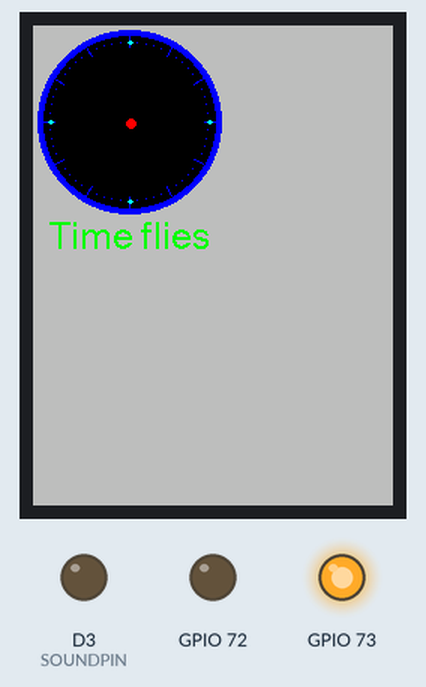
A sketch run on a simulated ESP8266 (NodeMCU). Parts: 240×320 colour display, output pins drawn as LEDs (lit = HIGH).

Above: at 2.0 s.
At 11.0 s:
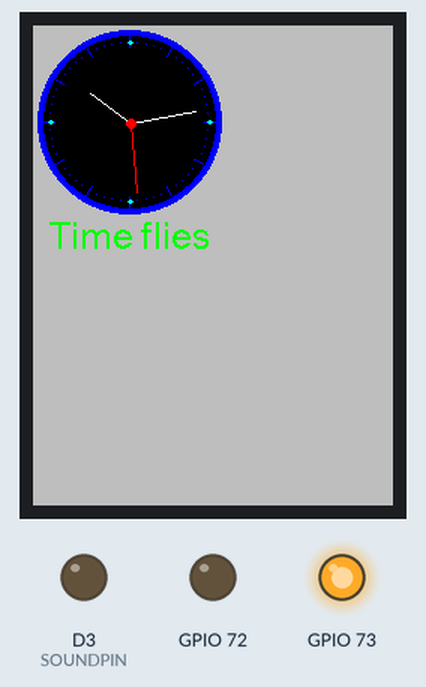
At 15.1 s:
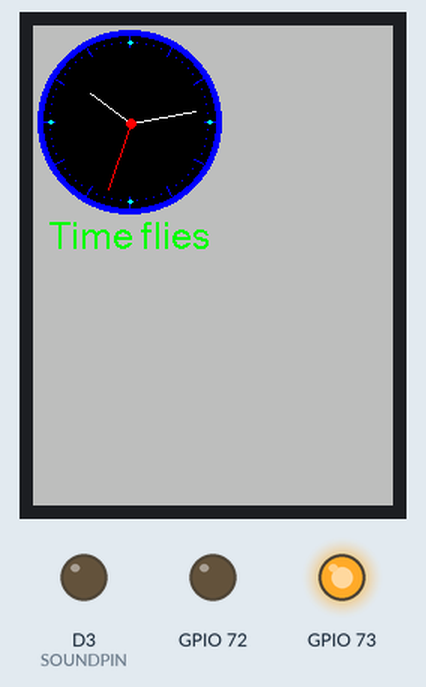
At 21.1 s:
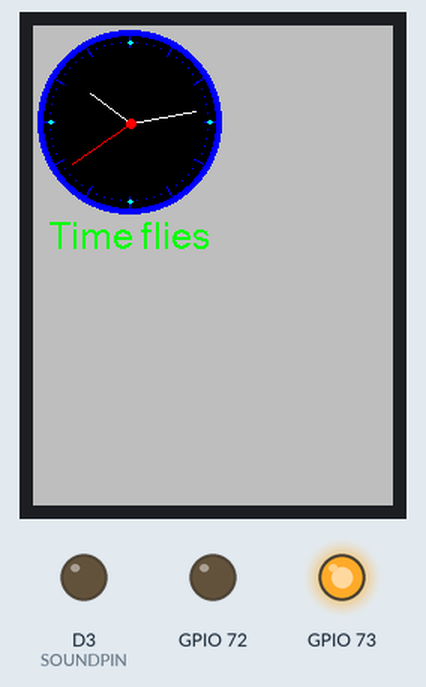
At 29.1 s:
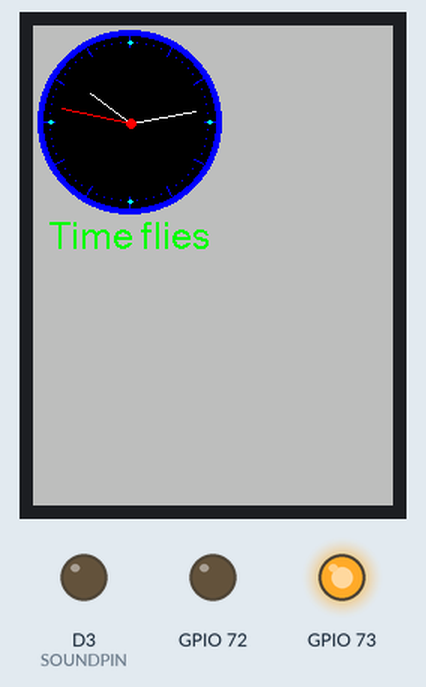
At 38.1 s:
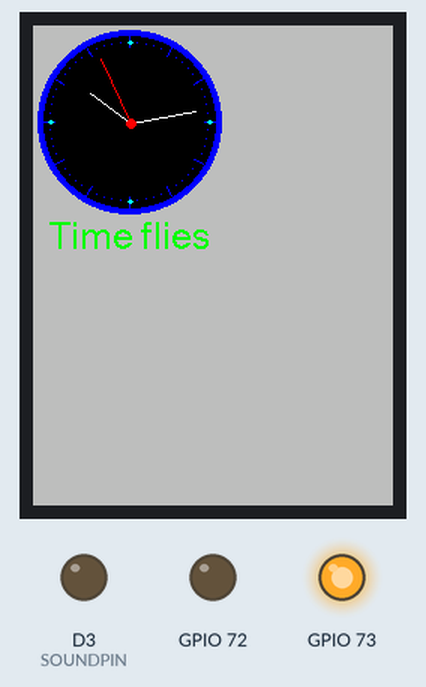

The sketch:

TFT_Clock.ino
```cpp
/*
 An example analogue clock using a TFT LCD screen to show the time
 use of some of the drawing commands with the ST7735 library.

 For a more accurate clock, it would be better to use the RTClib library.
 But this is just a demo.

 Uses compile time to set the time so a reset will start with the compile time again

 Gilchrist 6/2/2014 1.0
 Updated by Bodmer
 Ported for ESPboy by Jicehel
 */

#include "ESPboyInit.h"

ESPboyInit myESPboy;       // Invoke custom library

#define TFT_GREY 0xBDF7

float sx = 0, sy = 1, mx = 1, my = 0, hx = -1, hy = 0;    // Saved H, M, S x & y multipliers
float sdeg=0, mdeg=0, hdeg=0;
uint16_t osx=64, osy=64, omx=64, omy=64, ohx=64, ohy=64;  // Saved H, M, S x & y coords
uint16_t x0=0, x1=0, yy0=0, yy1=0;
uint32_t targetTime = 0;                    // for next 1 second timeout

static uint8_t conv2d(const char* p) {
  uint8_t v = 0;
  if ('0' <= *p && *p <= '9')
    v = *p - '0';
  return 10 * v + *++p - '0';
}

uint8_t hh=conv2d(__TIME__), mm=conv2d(__TIME__+3), ss=conv2d(__TIME__+6);  // Get H, M, S from compile time

boolean initial = 1;

void setup(void) {
  //Set up the display
  myESPboy.begin("ESPBoy clock");
  myESPboy.tft.fillScreen(TFT_GREY);
  myESPboy.tft.setTextColor(TFT_GREEN, TFT_GREY);  // Adding a black background colour erases previous text automatically

  // Draw clock face
  myESPboy.tft.fillCircle(64, 64, 61, TFT_BLUE);
  myESPboy.tft.fillCircle(64, 64, 57, TFT_BLACK);

  // Draw 12 lines
  for(int i = 0; i<360; i+= 30) {
    sx = cos((i-90)*0.0174532925);
    sy = sin((i-90)*0.0174532925);
    x0 = sx*57+64;
    yy0 = sy*57+64;
    x1 = sx*50+64;
    yy1 = sy*50+64;

    myESPboy.tft.drawLine(x0, yy0, x1, yy1, TFT_BLUE);
  }

  // Draw 60 dots
  for(int i = 0; i<360; i+= 6) {
    sx = cos((i-90)*0.0174532925);
    sy = sin((i-90)*0.0174532925);
    x0 = sx*53+64;
    yy0 = sy*53+64;

    myESPboy.tft.drawPixel(x0, yy0, TFT_BLUE);
    if(i==0 || i==180) myESPboy.tft.fillCircle(x0, yy0, 1, TFT_CYAN);
    if(i==0 || i==180) myESPboy.tft.fillCircle(x0+1, yy0, 1, TFT_CYAN);
    if(i==90 || i==270) myESPboy.tft.fillCircle(x0, yy0, 1, TFT_CYAN);
    if(i==90 || i==270) myESPboy.tft.fillCircle(x0+1, yy0, 1, TFT_CYAN);
  }

  myESPboy.tft.fillCircle(65, 65, 3, TFT_RED);

  // Draw text at position 64,125 using fonts 4
  // Only font numbers 2,4,6,7 are valid. Font 6 only contains characters [space] 0 1 2 3 4 5 6 7 8 9 : . a p m
  // Font 7 is a 7 segment font and only contains characters [space] 0 1 2 3 4 5 6 7 8 9 : .
  myESPboy.tft.drawCentreString("Time flies",64,130,4);

  targetTime = millis() + 1000;
}

void loop() {
  if (targetTime < millis()) {
    targetTime = millis()+1000;
    ss++;              // Advance second
    if (ss==60) {
      ss=0;
      mm++;            // Advance minute
      if(mm>59) {
        mm=0;
        hh++;          // Advance hour
        if (hh>23) {
          hh=0;
        }
      }
    }

    // Pre-compute hand degrees, x & y coords for a fast screen update
    sdeg = ss*6;                  // 0-59 -> 0-354
    mdeg = mm*6+sdeg*0.01666667;  // 0-59 -> 0-360 - includes seconds
    hdeg = hh*30+mdeg*0.0833333;  // 0-11 -> 0-360 - includes minutes and seconds
    hx = cos((hdeg-90)*0.0174532925);
    hy = sin((hdeg-90)*0.0174532925);
    mx = cos((mdeg-90)*0.0174532925);
    my = sin((mdeg-90)*0.0174532925);
    sx = cos((sdeg-90)*0.0174532925);
    sy = sin((sdeg-90)*0.0174532925);

    if (ss==0 || initial) {
      initial = 0;
      // Erase hour and minute hand positions every minute
      myESPboy.tft.drawLine(ohx, ohy, 65, 65, TFT_BLACK);
      ohx = hx*33+65;
      ohy = hy*33+65;
      myESPboy.tft.drawLine(omx, omy, 65, 65, TFT_BLACK);
      omx = mx*44+65;
      omy = my*44+65;
    }

      // Redraw new hand positions, hour and minute hands not erased here to avoid flicker
      myESPboy.tft.drawLine(osx, osy, 65, 65, TFT_BLACK);
      myESPboy.tft.drawLine(ohx, ohy, 65, 65, TFT_WHITE);
      myESPboy.tft.drawLine(omx, omy, 65, 65, TFT_WHITE);
      osx = sx*47+65;
      osy = sy*47+65;
      myESPboy.tft.drawLine(osx, osy, 65, 65, TFT_RED);

    myESPboy.tft.fillCircle(65, 65, 3, TFT_RED);
  }
}
```

ESPboyInit.cpp
```cpp
/*
ESPboy_Init class
for www.ESPboy.com project by RomanS
https://hackaday.io/project/164830-espboy-games-iot-stem-for-education-fun
v1.0
*/

#include "ESPboyInit.h"

ESPboyInit::ESPboyInit(){};

void ESPboyInit::begin(char *appName) {
  Serial.begin(115200); //serial init
  WiFi.mode(WIFI_OFF); // to safe battery power

//DAC init and backlit off
  dac.begin(MCP4725address);
  delay (100);
  dac.setVoltage(0, false);

//mcp23017 init for buttons, LED LOCK and TFT Chip Select pins
  mcp.begin(MCP23017address);
  delay(100);

  for (int i=0;i<8;i++){
     mcp.pinMode(i, INPUT);
     mcp.pullUp(i, HIGH);}

//sound init and test
  pinMode(SOUNDPIN, OUTPUT);
  noPlayTone();

//LCD TFT init
  mcp.pinMode(CSTFTPIN, OUTPUT);
  mcp.digitalWrite(CSTFTPIN, LOW);
  tft.begin();
  delay(100);
  tft.setRotation(0);
  tft.fillScreen(TFT_BLACK);
  tft.setTextSize(1);
  tft.setTextColor(TFT_YELLOW);
  tft.drawString (appName, (128-(strlen(appName)*6))/2, 102);

//LCD backlit fading on
  for (uint16_t bcklt=300; bcklt<4095; bcklt+=30){
    dac.setVoltage(bcklt, false);
    delay(10);}

//clear TFT and backlit on high
  dac.setVoltage(4095, true);
  tft.fillScreen(TFT_BLACK);

//LED pin LOCK OFF
  mcp.pinMode(LEDLOCK, OUTPUT);
  mcp.digitalWrite(LEDLOCK, HIGH);
};


void ESPboyInit::playTone(uint16_t frq, uint16_t dur) { tone(SOUNDPIN, frq, dur); }
void ESPboyInit::playTone(uint16_t frq) { tone(SOUNDPIN, frq); }

void ESPboyInit::noPlayTone() { noTone(SOUNDPIN); }

uint8_t ESPboyInit::getKeys() { return (~mcp.readGPIOAB() & 255); }
```

ESPboyInit.h
```cpp
/*
ESPboy_Init class
for www.ESPboy.com project by RomanS
https://hackaday.io/project/164830-espboy-games-iot-stem-for-education-fun
v1.0
*/

#ifndef ESPboy_Init
#define ESPboy_Init

#include <Arduino.h>
#include <Adafruit_MCP23017.h> //to control buttons
#include <Adafruit_MCP4725.h>  //to control the LCD display backlit
#include <TFT_eSPI.h>          //to draw at LCD TFT
#include <ESP8266WiFi.h>       //to control WiFi

#include <FS.h>
using fs::FS;

#define MCP23017address 0 // actually it's 0x20 but in <Adafruit_MCP23017.h> lib there is (x|0x20) :)
#define MCP4725address  0x60

#define LEDPIN         D4
#define SOUNDPIN       D3
#define LEDLOCK        9
#define CSTFTPIN       8 //Chip Select pin for LCD (it's on the MCP23017 GPIO expander GPIO8)

#define PAD_LEFT        0x01
#define PAD_UP          0x02
#define PAD_DOWN        0x04
#define PAD_RIGHT       0x08
#define PAD_ACT         0x10
#define PAD_ESC         0x20
#define PAD_LFT         0x40
#define PAD_RGT         0x80
#define PAD_ANY         0xff


class ESPboyInit{

public:
  Adafruit_MCP23017 mcp;
  Adafruit_MCP4725 dac;
  TFT_eSPI tft;

  ESPboyInit();
  void begin(char *appName);

  uint8_t getKeys();
  void playTone(uint16_t frq, uint16_t dur);
  void playTone(uint16_t frq);
  void noPlayTone();
};

#endif
```

Measured:
- what the display in image 0 shows lasts 1.0 s, from 2.0 s to 3.0 s
